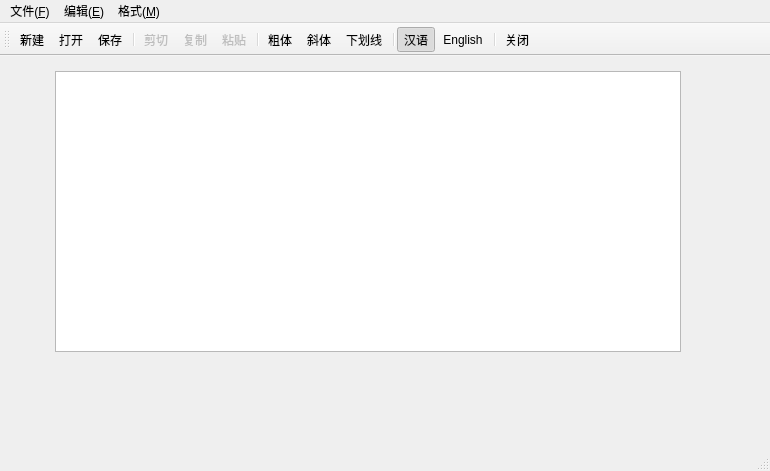
<?xml version="1.0" encoding="UTF-8"?>
<ui version="4.0">
 <class>MainWindow</class>
 <widget class="QMainWindow" name="MainWindow">
  <property name="geometry">
   <rect>
    <x>0</x>
    <y>0</y>
    <width>770</width>
    <height>471</height>
   </rect>
  </property>
  <property name="windowTitle">
   <string>Demo11_1，多语言界面</string>
  </property>
  <property name="toolButtonStyle">
   <enum>Qt::ToolButtonTextUnderIcon</enum>
  </property>
  <widget class="QWidget" name="centralWidget">
   <widget class="QPlainTextEdit" name="textEdit">
    <property name="geometry">
     <rect>
      <x>55</x>
      <y>15</y>
      <width>626</width>
      <height>281</height>
     </rect>
    </property>
    <property name="font">
     <font>
      <pointsize>12</pointsize>
     </font>
    </property>
   </widget>
  </widget>
  <widget class="QMenuBar" name="menuBar">
   <property name="geometry">
    <rect>
     <x>0</x>
     <y>0</y>
     <width>770</width>
     <height>23</height>
    </rect>
   </property>
   <widget class="QMenu" name="menu_E">
    <property name="title">
     <string>编辑(&amp;E)</string>
    </property>
    <addaction name="actEdit_Cut"/>
    <addaction name="actEdit_Copy"/>
    <addaction name="actEdit_Paste"/>
    <addaction name="separator"/>
    <addaction name="actEdit_SelectAll"/>
   </widget>
   <widget class="QMenu" name="menu_F">
    <property name="title">
     <string>格式(&amp;M)</string>
    </property>
    <widget class="QMenu" name="menu">
     <property name="title">
      <string>界面语言</string>
     </property>
     <addaction name="actLang_CN"/>
     <addaction name="actLang_EN"/>
    </widget>
    <addaction name="actFont_Bold"/>
    <addaction name="actFont_Italic"/>
    <addaction name="actFont_UnderLine"/>
    <addaction name="separator"/>
    <addaction name="actSys_ToggleText"/>
    <addaction name="menu"/>
   </widget>
   <widget class="QMenu" name="menu_F_2">
    <property name="title">
     <string>文件(&amp;F)</string>
    </property>
    <addaction name="actFile_New"/>
    <addaction name="actFile_Open"/>
    <addaction name="actFile_Save"/>
    <addaction name="separator"/>
    <addaction name="actClose"/>
   </widget>
   <addaction name="menu_F_2"/>
   <addaction name="menu_E"/>
   <addaction name="menu_F"/>
  </widget>
  <widget class="QToolBar" name="mainToolBar">
   <property name="toolButtonStyle">
    <enum>Qt::ToolButtonTextUnderIcon</enum>
   </property>
   <attribute name="toolBarArea">
    <enum>TopToolBarArea</enum>
   </attribute>
   <attribute name="toolBarBreak">
    <bool>false</bool>
   </attribute>
   <addaction name="actFile_New"/>
   <addaction name="actFile_Open"/>
   <addaction name="actFile_Save"/>
   <addaction name="separator"/>
   <addaction name="actEdit_Cut"/>
   <addaction name="actEdit_Copy"/>
   <addaction name="actEdit_Paste"/>
   <addaction name="separator"/>
   <addaction name="actFont_Bold"/>
   <addaction name="actFont_Italic"/>
   <addaction name="actFont_UnderLine"/>
   <addaction name="separator"/>
   <addaction name="actLang_CN"/>
   <addaction name="actLang_EN"/>
   <addaction name="separator"/>
   <addaction name="actClose"/>
  </widget>
  <widget class="QStatusBar" name="statusBar"/>
  <action name="actEdit_Cut">
   <property name="enabled">
    <bool>false</bool>
   </property>
   <property name="icon">
    <iconset resource="res.qrc">
     <normaloff>:/icons/images/200.bmp</normaloff>:/icons/images/200.bmp</iconset>
   </property>
   <property name="text">
    <string>剪切</string>
   </property>
   <property name="toolTip">
    <string>剪切到粘贴板</string>
   </property>
   <property name="shortcut">
    <string>Ctrl+X</string>
   </property>
  </action>
  <action name="actEdit_Copy">
   <property name="enabled">
    <bool>false</bool>
   </property>
   <property name="icon">
    <iconset resource="res.qrc">
     <normaloff>:/icons/images/202.bmp</normaloff>:/icons/images/202.bmp</iconset>
   </property>
   <property name="text">
    <string>复制</string>
   </property>
   <property name="toolTip">
    <string>复制到粘贴板</string>
   </property>
   <property name="shortcut">
    <string>Ctrl+C</string>
   </property>
  </action>
  <action name="actEdit_Paste">
   <property name="enabled">
    <bool>false</bool>
   </property>
   <property name="icon">
    <iconset resource="res.qrc">
     <normaloff>:/icons/images/204.bmp</normaloff>:/icons/images/204.bmp</iconset>
   </property>
   <property name="text">
    <string>粘贴</string>
   </property>
   <property name="toolTip">
    <string>从粘贴板粘贴</string>
   </property>
   <property name="shortcut">
    <string>Ctrl+V</string>
   </property>
  </action>
  <action name="actFont_Bold">
   <property name="checkable">
    <bool>true</bool>
   </property>
   <property name="icon">
    <iconset resource="res.qrc">
     <normaloff>:/icons/images/500.bmp</normaloff>:/icons/images/500.bmp</iconset>
   </property>
   <property name="text">
    <string>粗体</string>
   </property>
   <property name="toolTip">
    <string>粗体</string>
   </property>
  </action>
  <action name="actFont_Italic">
   <property name="checkable">
    <bool>true</bool>
   </property>
   <property name="icon">
    <iconset resource="res.qrc">
     <normaloff>:/icons/images/502.bmp</normaloff>:/icons/images/502.bmp</iconset>
   </property>
   <property name="text">
    <string>斜体</string>
   </property>
   <property name="toolTip">
    <string>斜体</string>
   </property>
  </action>
  <action name="actFont_UnderLine">
   <property name="checkable">
    <bool>true</bool>
   </property>
   <property name="icon">
    <iconset resource="res.qrc">
     <normaloff>:/icons/images/504.bmp</normaloff>:/icons/images/504.bmp</iconset>
   </property>
   <property name="text">
    <string>下划线</string>
   </property>
   <property name="toolTip">
    <string>下划线</string>
   </property>
  </action>
  <action name="actClose">
   <property name="icon">
    <iconset resource="res.qrc">
     <normaloff>:/icons/images/132.bmp</normaloff>:/icons/images/132.bmp</iconset>
   </property>
   <property name="text">
    <string>关闭</string>
   </property>
   <property name="toolTip">
    <string>关闭本窗口</string>
   </property>
  </action>
  <action name="actSys_ToggleText">
   <property name="checkable">
    <bool>true</bool>
   </property>
   <property name="checked">
    <bool>true</bool>
   </property>
   <property name="text">
    <string>显示按钮文字</string>
   </property>
   <property name="toolTip">
    <string>显示工具栏按钮文字</string>
   </property>
  </action>
  <action name="actEdit_SelectAll">
   <property name="text">
    <string>全选</string>
   </property>
   <property name="toolTip">
    <string>全选</string>
   </property>
   <property name="shortcut">
    <string>Ctrl+A</string>
   </property>
  </action>
  <action name="actFile_New">
   <property name="icon">
    <iconset resource="res.qrc">
     <normaloff>:/icons/images/100.bmp</normaloff>:/icons/images/100.bmp</iconset>
   </property>
   <property name="text">
    <string>新建</string>
   </property>
   <property name="toolTip">
    <string>新建文件</string>
   </property>
   <property name="shortcut">
    <string>Ctrl+N</string>
   </property>
  </action>
  <action name="actFile_Open">
   <property name="icon">
    <iconset resource="res.qrc">
     <normaloff>:/icons/images/122.bmp</normaloff>:/icons/images/122.bmp</iconset>
   </property>
   <property name="text">
    <string>打开...</string>
   </property>
   <property name="toolTip">
    <string>打开文件</string>
   </property>
   <property name="shortcut">
    <string>Ctrl+O</string>
   </property>
  </action>
  <action name="actFile_Save">
   <property name="icon">
    <iconset resource="res.qrc">
     <normaloff>:/icons/images/104.bmp</normaloff>:/icons/images/104.bmp</iconset>
   </property>
   <property name="text">
    <string>保存</string>
   </property>
   <property name="toolTip">
    <string>保存修改</string>
   </property>
   <property name="shortcut">
    <string>Ctrl+S</string>
   </property>
  </action>
  <action name="actLang_CN">
   <property name="checkable">
    <bool>true</bool>
   </property>
   <property name="checked">
    <bool>true</bool>
   </property>
   <property name="icon">
    <iconset resource="res.qrc">
     <normaloff>:/icons/images/CN.jpg</normaloff>:/icons/images/CN.jpg</iconset>
   </property>
   <property name="text">
    <string>汉语</string>
   </property>
   <property name="toolTip">
    <string>汉语界面</string>
   </property>
  </action>
  <action name="actLang_EN">
   <property name="checkable">
    <bool>true</bool>
   </property>
   <property name="checked">
    <bool>false</bool>
   </property>
   <property name="icon">
    <iconset resource="res.qrc">
     <normaloff>:/icons/images/timg2.jpg</normaloff>:/icons/images/timg2.jpg</iconset>
   </property>
   <property name="text">
    <string>English</string>
   </property>
   <property name="toolTip">
    <string>English interface</string>
   </property>
  </action>
 </widget>
 <layoutdefault spacing="6" margin="11"/>
 <resources>
  <include location="res.qrc"/>
 </resources>
 <connections>
  <connection>
   <sender>actEdit_Cut</sender>
   <signal>triggered()</signal>
   <receiver>textEdit</receiver>
   <slot>cut()</slot>
   <hints>
    <hint type="sourcelabel">
     <x>-1</x>
     <y>-1</y>
    </hint>
    <hint type="destinationlabel">
     <x>308</x>
     <y>228</y>
    </hint>
   </hints>
  </connection>
  <connection>
   <sender>actEdit_Copy</sender>
   <signal>triggered()</signal>
   <receiver>textEdit</receiver>
   <slot>copy()</slot>
   <hints>
    <hint type="sourcelabel">
     <x>-1</x>
     <y>-1</y>
    </hint>
    <hint type="destinationlabel">
     <x>308</x>
     <y>228</y>
    </hint>
   </hints>
  </connection>
  <connection>
   <sender>actEdit_Paste</sender>
   <signal>triggered()</signal>
   <receiver>textEdit</receiver>
   <slot>paste()</slot>
   <hints>
    <hint type="sourcelabel">
     <x>-1</x>
     <y>-1</y>
    </hint>
    <hint type="destinationlabel">
     <x>308</x>
     <y>228</y>
    </hint>
   </hints>
  </connection>
  <connection>
   <sender>actEdit_SelectAll</sender>
   <signal>triggered()</signal>
   <receiver>textEdit</receiver>
   <slot>selectAll()</slot>
   <hints>
    <hint type="sourcelabel">
     <x>-1</x>
     <y>-1</y>
    </hint>
    <hint type="destinationlabel">
     <x>319</x>
     <y>238</y>
    </hint>
   </hints>
  </connection>
  <connection>
   <sender>actClose</sender>
   <signal>triggered()</signal>
   <receiver>MainWindow</receiver>
   <slot>close()</slot>
   <hints>
    <hint type="sourcelabel">
     <x>-1</x>
     <y>-1</y>
    </hint>
    <hint type="destinationlabel">
     <x>335</x>
     <y>224</y>
    </hint>
   </hints>
  </connection>
 </connections>
</ui>
